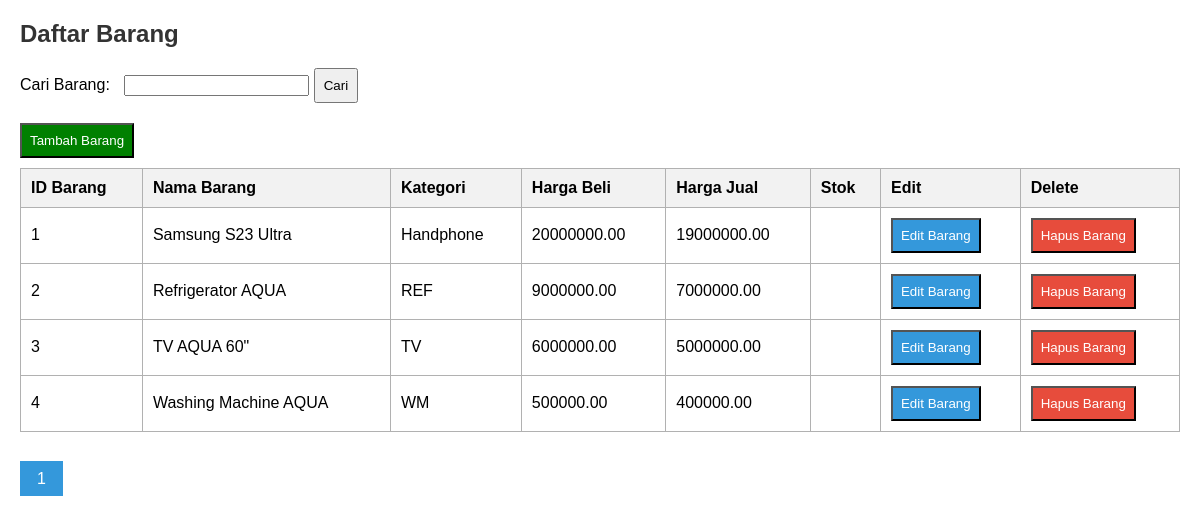
The page / on the database its author committed.
### tables this page shows
CREATE TABLE `barang` (
  `id_barang` int(11) NOT NULL,
  `nama_barang` varchar(255) NOT NULL,
  `kategori` varchar(255) NOT NULL,
  `harga_jual` decimal(10,2) NOT NULL,
  `harga_beli` decimal(10,2) NOT NULL,
  `stock_barang` int(50) NOT NULL
);

### index.php (the view, shortened to what this page needs)
<!DOCTYPE html>
<html lang="en">
<head>
</head>
<body>
    <h2>Daftar Barang</h2>
    <form action="" method="GET">
        <label for="search">Cari Barang:</label>
        <input type="text" id="search" name="search" value="<?php echo isset($_GET['search']) ? $_GET['search'] : ''; ?>">
        <button type="submit">Cari</button>
    </form>
    <a href="tambah_barang.php">
        <button class="add-button" type="button">Tambah Barang</button>
    </a>
    <?php
    $servername = "localhost";
    $username = "root";
    $password = "";
    $dbname = "pemroweb";
    $conn = new mysqli($servername, $username, $password, $dbname);
    $searchKeyword = isset($_GET['search']) ? $_GET['search'] : '';
    $count_sql = "SELECT COUNT(*) as total FROM barang WHERE nama_barang LIKE '%$searchKeyword%'";
    $count_result = $conn->query($count_sql);
    $total_rows = $count_result->fetch_assoc()['total'];
    $rows_per_page = 5;
    $total_pages = ceil($total_rows / $rows_per_page);
    $page = isset($_GET['page']) ? $_GET['page'] : 1;
    $offset = ($page - 1) * $rows_per_page;
    $sql = "SELECT * FROM barang WHERE nama_barang LIKE '%$searchKeyword%' LIMIT $offset, $rows_per_page";
    $result = $conn->query($sql);
        echo "<table border='1'>
                <tr>
                    <th>ID Barang</th>
                    <th>Nama Barang</th>
                    <th>Kategori</th>
                    <th>Harga Beli</th>
                    <th>Harga Jual</th>
                    <th>Stok</th>
					<th> Edit</th>
					<th> Delete</th>
                </tr>";
    if ($result->num_rows > 0) {
        while ($row = $result->fetch_assoc()) {
            echo "<tr>
                    <td>" . $row['id_barang'] . "</td>
                    <td>" . $row['nama_barang'] . "</td>
                    <td>" . $row['kategori'] . "</td>
                    <td>" . $row['harga_jual'] . "</td>
                    <td>" . $row['harga_beli'] . "</td>
                    <td>" . $row['stok_barang'] . "</td>
					<td> <button class='edit-button' type='button'>Edit Barang</button></td>
					<td><button class='delete-button' type='button'>Hapus Barang</button></td>
                </tr>";
        }
} else {
        echo "Tidak ada hasil ditemukan";
    }
        echo "</table></br>";
        echo "<div class='pagination'>";
        for ($i = 1; $i <= $total_pages; $i++) {
            echo "<a href='?search=$searchKeyword&page=$i' ";
            if ($i == $page) {
                echo "class='active'";
            }
            echo ">$i</a>";
        }
        echo "</div>";
    ?>
</body>
</html>

### index.php (style rules this page uses)
body { font-family: Arial, sans-serif; margin: 20px; }
h2 { color: #333; }
form { margin-bottom: 20px; }
label { margin-right: 10px; }
table { width: 100%; border-collapse: collapse; margin-top: 10px; }
table, th, td { border: 1px solid #b1b1b1; }
th, td { padding: 10px; text-align: left; }
th { background-color: #f2f2f2; }
button { padding: 8px; cursor: pointer; }
.add-button { background-color: green; color: #fff; }
.edit-button { background-color: #3498db; color: #fff; }
.delete-button { background-color: #e74c3c; color: #fff; }
.pagination { margin-top: 20px; }
.pagination a { color: #3498db; padding: 8px 16px; text-decoration: none; border: 1px solid #ddd; }
.pagination .active { background-color: #3498db; color: #fff; border: 1px solid #3498db; }

### rows shown on the page
barang: id_barang "1", nama_barang "Samsung S23 Ultra", kategori "Handphone", harga_jual "20000000.00", harga_beli "19000000.00"
barang: id_barang "2", nama_barang "Refrigerator AQUA", kategori "REF", harga_jual "9000000.00", harga_beli "7000000.00"
barang: id_barang "3", nama_barang "TV AQUA 60\"", kategori "TV", harga_jual "6000000.00", harga_beli "5000000.00"
barang: id_barang "4", nama_barang "Washing Machine AQUA", kategori "WM", harga_jual "500000.00", harga_beli "400000.00"
